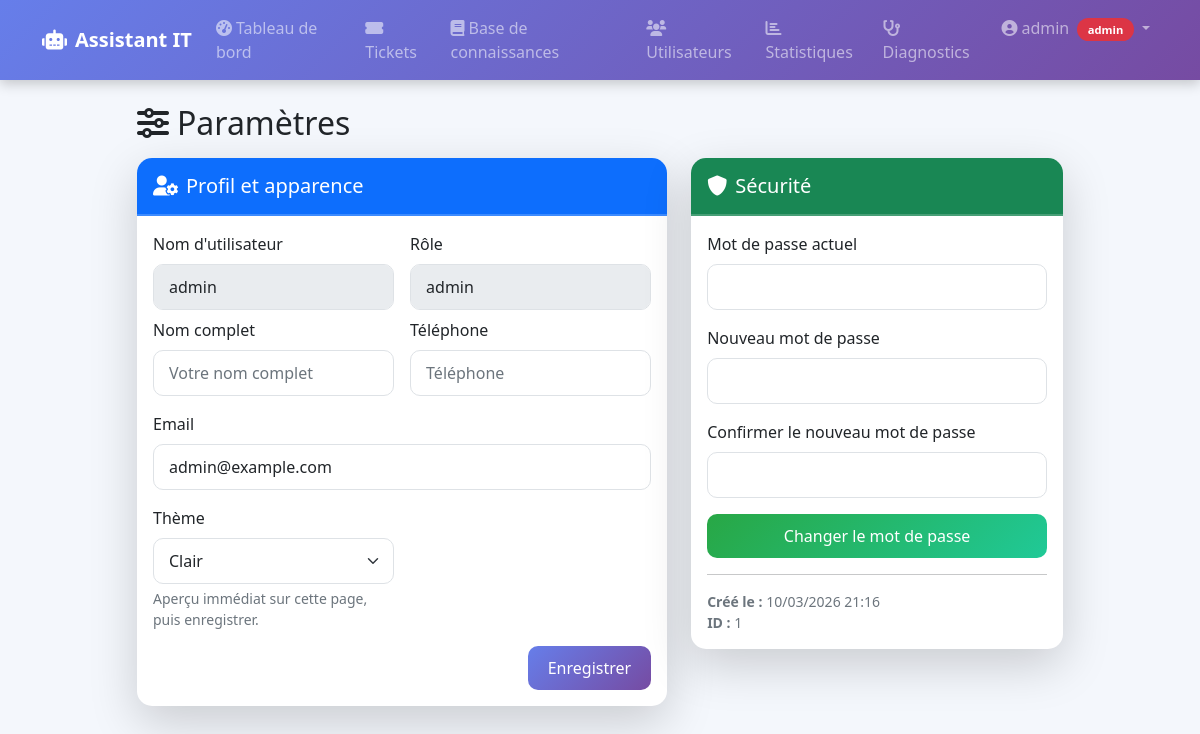
The app's page /settings (signed in) with its own data.
### it_assistant/models.py (models this page shows, shortened)
class User(db.Model, UserMixin):
    __tablename__ = 'users'
    id = db.Column(db.Integer, primary_key=True)
    username = db.Column(db.String(64), unique=True, nullable=False)
    email = db.Column(db.String(120), unique=True, nullable=False)
    password_hash = db.Column(db.String(128))
    role = db.Column(db.String(20), default='user')  # 'user', 'technician', 'admin'
    created_at = db.Column(db.DateTime, default=datetime.utcnow)
    tickets_created = db.relationship('Ticket', foreign_keys='Ticket.user_id', backref='author', lazy='dynamic')
    tickets_assigned = db.relationship('Ticket', foreign_keys='Ticket.assigned_to', backref='technician', lazy='dynamic')
    knowledge_entries = db.relationship('KnowledgeBase', backref='author', lazy='dynamic')
    settings = db.relationship('UserSettings', backref='user', uselist=False, cascade='all, delete-orphan')
    logs = db.relationship('Log', backref='user', lazy='dynamic')
    def is_technician(self):
        return self.role in ['technician', 'admin']
    def is_admin(self):
        return self.role == 'admin'

class UserSettings(db.Model):
    __tablename__ = 'user_settings'
    id = db.Column(db.Integer, primary_key=True)
    user_id = db.Column(db.Integer, db.ForeignKey('users.id'), unique=True, nullable=False)
    full_name = db.Column(db.String(120), nullable=True)
    phone = db.Column(db.String(50), nullable=True)
    theme = db.Column(db.String(20), default='light', nullable=False)
    updated_at = db.Column(db.DateTime, default=datetime.utcnow, onupdate=datetime.utcnow)

### it_assistant/views/settings.py (the view, shortened to what this page needs)
@settings_bp.route('', methods=['GET', 'POST'])
@login_required
def index():
    if current_user.settings is None:
        db.session.add(UserSettings(user_id=current_user.id))
        db.session.commit()
    profile_form = ProfileSettingsForm(user=current_user)
    password_form = ChangePasswordForm()
    if request.method == 'GET':
        profile_form.full_name.data = current_user.settings.full_name
        profile_form.phone.data = current_user.settings.phone
        profile_form.email.data = current_user.email
        profile_form.theme.data = current_user.settings.theme or 'light'
    return render_template(
        'settings.html',
        profile_form=profile_form,
        password_form=password_form,
    )

### it_assistant/forms.py (shortened to what this page needs)
class ProfileSettingsForm(FlaskForm):
    full_name = StringField('Nom complet', validators=[Optional(), Length(max=120)])
    phone = StringField('Téléphone', validators=[Optional(), Length(max=50)])
    email = StringField('Email', validators=[DataRequired(), Email()])
    theme = SelectField('Thème', choices=[('light', 'Clair'), ('dark', 'Sombre')], default='light')
    save_profile = SubmitField('Enregistrer')
    def __init__(self, user, *args, **kwargs):
        super().__init__(*args, **kwargs)
        self._user = user

class ChangePasswordForm(FlaskForm):
    current_password = PasswordField('Mot de passe actuel', validators=[DataRequired()])
    new_password = PasswordField('Nouveau mot de passe', validators=[DataRequired(), Length(min=6)])
    new_password2 = PasswordField('Confirmer le nouveau mot de passe', validators=[DataRequired(), EqualTo('new_password')])
    change_password = SubmitField('Changer le mot de passe')

### it_assistant/models.py (called while the page is built)
@login_manager.user_loader
def load_user(user_id):
    return User.query.get(int(user_id))

### it_assistant/templates/settings.html (shortened to what this page needs)
{% extends "base.html" %}
{% block content %}
<div class="row justify-content-center">
    <div class="col-lg-10">
        <div class="d-flex justify-content-between align-items-center mb-3">
            <h2 class="mb-0"><i class="fas fa-sliders-h me-2"></i>Paramètres</h2>
        </div>
        <div class="row g-4">
            <div class="col-lg-7">
                <div class="card shadow-lg border-0">
                    <div class="card-header bg-primary text-white py-3">
                        <h5 class="mb-0"><i class="fas fa-user-cog me-2"></i>Profil et apparence</h5>
                    </div>
                    <div class="card-body">
                        <form method="POST" action="">
                            <div class="row g-3 mb-2">
                                <div class="col-md-6">
                                    <label class="form-label">Nom d'utilisateur</label>
                                    <input class="form-control" type="text" value="{{ current_user.username }}" disabled>
                                </div>
                                <div class="col-md-6">
                                    <label class="form-label">Rôle</label>
                                    <input class="form-control" type="text" value="{{ current_user.role }}" disabled>
                                </div>
                            </div>
                            <div class="row g-3">
                                <div class="col-md-6">
                                    {{ profile_form.full_name.label(class="form-label") }}
                                    {{ profile_form.full_name(class="form-control" + (" is-invalid" if profile_form.full_name.errors else ""), placeholder="Votre nom complet") }}
                                </div>
                                <div class="col-md-6">
                                    {{ profile_form.phone.label(class="form-label") }}
                                    {{ profile_form.phone(class="form-control" + (" is-invalid" if profile_form.phone.errors else ""), placeholder="Téléphone") }}
                                </div>
                                <div class="col-12">
                                    {{ profile_form.email.label(class="form-label") }}
                                    {{ profile_form.email(class="form-control" + (" is-invalid" if profile_form.email.errors else ""), placeholder="email@exemple.com") }}
                                </div>
                                <div class="col-md-6">
                                    {{ profile_form.theme.label(class="form-label") }}
                                    {{ profile_form.theme(class="form-select", id="theme-select") }}
                                    <div class="form-text">Aperçu immédiat sur cette page, puis enregistrer.</div>
                                </div>
                            </div>
                            <div class="d-flex justify-content-end mt-3">
                                {{ profile_form.save_profile(class="btn btn-primary") }}
                            </div>
                        </form>
                    </div>
                </div>
            </div>
            <div class="col-lg-5">
                <div class="card shadow-lg border-0">
                    <div class="card-header bg-success text-white py-3">
                        <h5 class="mb-0"><i class="fas fa-shield-alt me-2"></i>Sécurité</h5>
                    </div>
                    <div class="card-body">
                        <form method="POST" action="">
                            <div class="mb-3">
                                {{ password_form.current_password.label(class="form-label") }}
                                {{ password_form.current_password(class="form-control" + (" is-invalid" if password_form.current_password.errors else "")) }}
                            </div>
                            <div class="mb-3">
                                {{ password_form.new_password.label(class="form-label") }}
                                {{ password_form.new_password(class="form-control" + (" is-invalid" if password_form.new_password.errors else "")) }}
                            </div>
                            <div class="mb-3">
                                {{ password_form.new_password2.label(class="form-label") }}
                                {{ password_form.new_password2(class="form-control" + (" is-invalid" if password_form.new_password2.errors else "")) }}
                            </div>
                            <div class="d-grid">
                                {{ password_form.change_password(class="btn btn-success") }}
                            </div>
                        </form>
                        <hr>
                        <div class="text-muted small">
                            <div><strong>Créé le :</strong> {{ current_user.created_at.strftime('%d/%m/%Y %H:%M') }}</div>
                            <div><strong>ID :</strong> {{ current_user.id }}</div>
                        </div>
                    </div>
                </div>
            </div>
        </div>
    </div>
</div>
{% endblock %}

### it_assistant/templates/base.html (shortened to what this page needs)
<!DOCTYPE html>
<html lang="fr" data-theme="{{ current_user.settings.theme if current_user.is_authenticated and current_user.settings else 'light' }}">
<head>
    <link href="https://cdn.jsdelivr.net/npm/bootstrap@5.1.3/dist/css/bootstrap.min.css" rel="stylesheet">
    <link rel="stylesheet" href="https://cdnjs.cloudflare.com/ajax/libs/font-awesome/6.0.0-beta3/css/all.min.css">
    <link rel="stylesheet" href="{{ url_for('static', filename='css/style.css') }}">
</head>
<body>
    <nav class="navbar navbar-expand-lg navbar-dark" style="background: linear-gradient(135deg, #667eea 0%, #764ba2 100%); box-shadow: 0 4px 12px rgba(0,0,0,0.2);">
        <div class="container">
            <a class="navbar-brand fw-bold" href="{{ url_for('main.index') }}">
                <i class="fas fa-robot me-2"></i>Assistant IT
            </a>
            <div class="collapse navbar-collapse" id="navbarNav">
                <ul class="navbar-nav ms-auto">
                    {% if current_user.is_authenticated %}
                        <li class="nav-item">
                            <a class="nav-link" href="{{ url_for('main.dashboard') }}">
                                <i class="fas fa-tachometer-alt me-1"></i>Tableau de bord
                            </a>
                        </li>
                        {% if current_user.is_technician() or current_user.is_admin() %}
                            <li class="nav-item">
                                <a class="nav-link" href="{{ url_for('tickets.list_tickets') }}">
                                    <i class="fas fa-ticket-alt me-1"></i>Tickets
                                </a>
                            </li>
                        {% endif %}
                        {% if current_user.is_admin() %}
                            <li class="nav-item">
                                <a class="nav-link" href="{{ url_for('knowledge.list_knowledge') }}">
                                    <i class="fas fa-book me-1"></i>Base de connaissances
                                </a>
                            </li>
                            <li class="nav-item">
                                <a class="nav-link" href="{{ url_for('admin.list_users') }}">
                                    <i class="fas fa-users me-1"></i>Utilisateurs
                                </a>
                            </li>
                            <li class="nav-item">
                                <a class="nav-link" href="{{ url_for('admin.stats') }}">
                                    <i class="fas fa-chart-bar me-1"></i>Statistiques
                                </a>
                            </li>
                        {% endif %}
                        <li class="nav-item">
                            <a class="nav-link" href="{{ url_for('main.diagnostic') }}">
                                <i class="fas fa-stethoscope me-1"></i>Diagnostics
                            </a>
                        </li>
                        <li class="nav-item dropdown">
                            <a class="nav-link dropdown-toggle" href="#" id="userDropdown" role="button" data-bs-toggle="dropdown">
                                <i class="fas fa-user-circle me-1"></i>{{ current_user.username }}
                                <span class="badge bg-{{ 'danger' if current_user.role=='admin' else 'warning' if current_user.role=='technician' else 'secondary' }} ms-1">
                                    {{ current_user.role }}
                                </span>
                            </a>
                        </li>
                    {% endif %}
                </ul>
            </div>
        </div>
    </nav>
    <div class="container mt-4">
        {% block content %}{% endblock %}
    </div>
</body>
</html>

### it_assistant/static/css/style.css (style rules this page uses)
:root { --app-bg: #f4f7fc; --app-text: #212529; --app-muted: #6c757d; --app-surface: #ffffff; --app-surface-2: #f8f9fa; --app-border: #dee2e6; }
body { background-color: var(--app-bg); color: var(--app-text); font-family: 'Segoe UI', Tahoma, Geneva, Verdana, sans-serif; }
.card { border-radius: 15px; border: none; box-shadow: 0 10px 20px rgba(0,0,0,0.08); transition: transform 0.2s, box-shadow 0.2s; background-color: var(--app-surface); margin-bottom: 20px; }
.card-header { border-radius: 15px 15px 0 0 !important; font-weight: 600; border-bottom: 2px solid rgba(255,255,255,0.2); }
.card, .alert { animation: fadeIn 0.3s ease-out; }
.form-control, .form-select { border-radius: 10px; border: 1px solid var(--app-border); background-color: var(--app-surface); color: var(--app-text); padding: 10px 15px; }
.btn { border-radius: 10px; padding: 10px 20px; font-weight: 500; }
.btn-primary { background: linear-gradient(135deg, #667eea 0%, #764ba2 100%); border: none; }
.btn-success { background: linear-gradient(135deg, #28a745 0%, #20c997 100%); border: none; }
.navbar .badge { font-size: 0.7rem; padding: 0.35rem 0.65rem; border-radius: 30px; }

### records on screen
User: username "admin", role "admin", email "admin@example.com", created_at "10/03/2026 21:16", id "1"
UserSettings: theme "Clair"

### other values on screen
{{ profile_form.full_name.label(class="form-label") }} "Nom complet"
{{ profile_form.phone.label(class="form-label") }} "Téléphone"
{{ profile_form.email.label(class="form-label") }} "Email"
{{ profile_form.theme.label(class="form-label") }} "Thème"
{{ password_form.current_password.label(class="form-label") }} "Mot de passe actuel"
{{ password_form.new_password.label(class="form-label") }} "Nouveau mot de passe"
{{ password_form.new_password2.label(class="form-label") }} "Confirmer le nouveau mot de passe"
